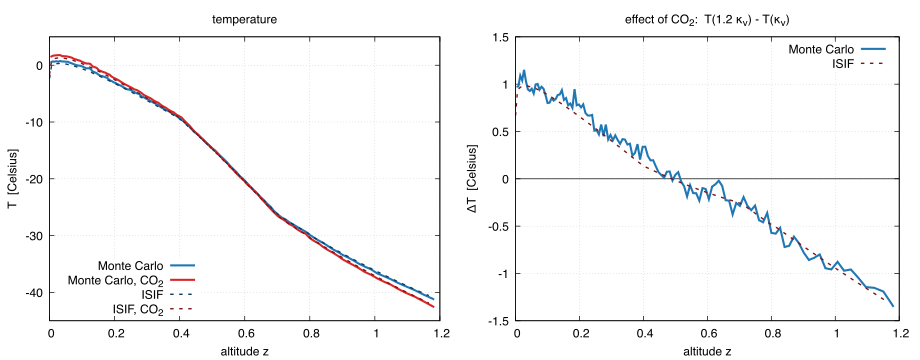

Source code (gnuplot):
# Monte Carlo and ISIF, with and without CO2, all four on the same 120 point grid
set terminal pdfcairo size 9.2in,3.6in font 'Helvetica,13'
set output 'compareISIF2MC.pdf'
set multiplot layout 1,2
  set xlabel 'altitude z'; set ylabel 'T  [Celsius]'
  set grid; set key bottom left spacing 1.2 samplen 3
  set xrange [0:1.2]; set yrange [-45:5]
  set title 'temperature'
  plot 'cmp_mc_noco2.txt'   u 1:2 w l lw 3 lc rgb '#1f77b4' t 'Monte Carlo', \
       'cmp_mc_co2.txt'     u 1:2 w l lw 3 lc rgb '#d62728' t 'Monte Carlo, CO_2', \
       'cmp_isif_noco2.txt' u 1:2 w l lw 2 dt 2 lc rgb '#0b3d62' t 'ISIF', \
       'cmp_isif_co2.txt'   u 1:2 w l lw 2 dt 2 lc rgb '#7f1416' t 'ISIF, CO_2'
  set title 'effect of CO_2:  T(1.2 {/Symbol k}_{/Symbol n}) - T({/Symbol k}_{/Symbol n})'
  set ylabel '{/Symbol D}T  [Celsius]'; set autoscale y
  set key top right
  plot 0 lc rgb 'black' lw 1 notitle, \
       'cmp_dT_mc.txt'   u 1:2 w l lw 3 lc rgb '#1f77b4' t 'Monte Carlo', \
       'cmp_dT_isif.txt' u 1:2 w l lw 2 dt 2 lc rgb '#7f1416' t 'ISIF'
unset multiplot
